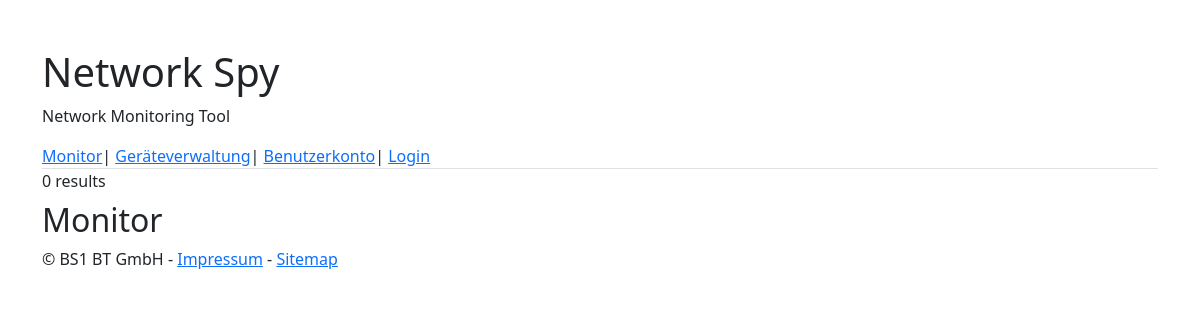
Before: / with the older database file.
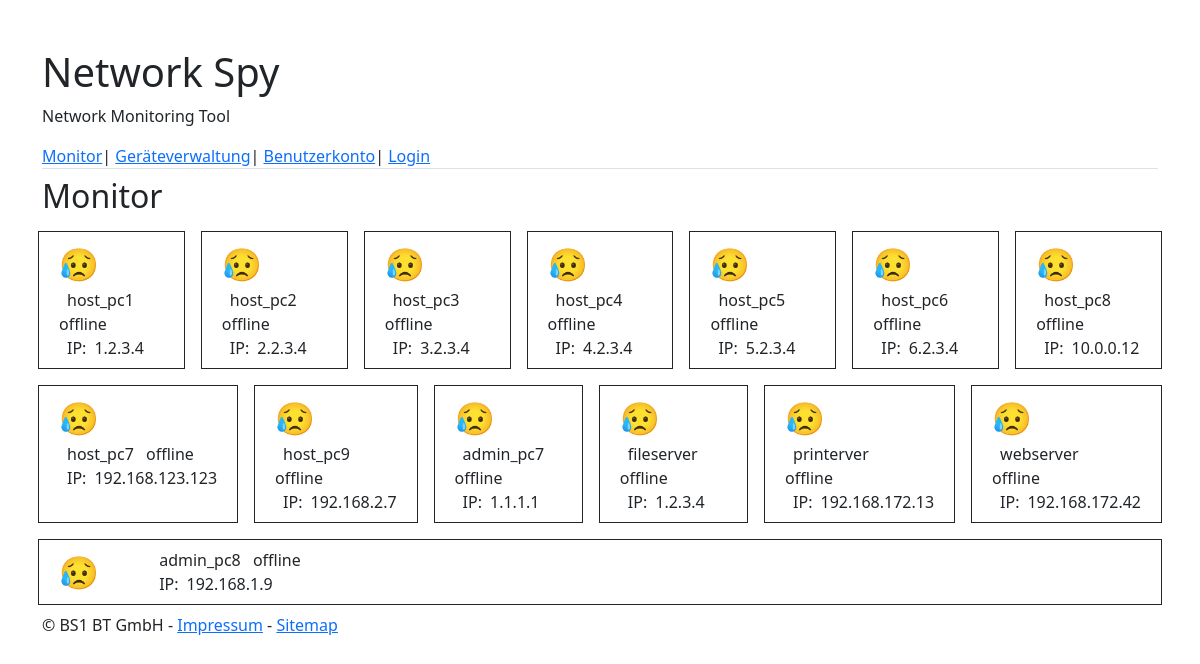
After: the same page with the newer database file.
### tables this page shows
CREATE TABLE `netzwerkgeraete` (
                                   `ng_id` int(11) NOT NULL,
                                   `inventarnummer` int(11) NOT NULL,
                                   `hostname` varchar(255) DEFAULT NULL,
                                   `ipv4adresse` varchar(255) DEFAULT NULL
);

### web/NetzwerkGeraet.php (called while the page is built, shortened)
<?php
class NetzwerkGeraet {
    private $hostname;
    private $ipv4_address;
    public function __construct(
            $ng_id,
            $inventarnummer,
            $hostname,
            $ipv4_address
        )
    {
        $this->hostname = $hostname;
        $this->ipv4_address = $ipv4_address;
    }
    public function getHostname() {
        return $this->hostname;
    }
    public function getIPv4Address() {
        return $this->ipv4_address;
    }
}

### web/monitor.php (the view)
<?php
    include_once("DBConnectionSingleton.php");
    $ngg = DBConnectionSingleton::readAll();
?>
<div class="tab-pane fade active show" id="monitorContent" role="tabpanel" aria-labelledby="monitor-tab">
    <div class="mt-2">
        <h2>Monitor</h2>
    </div>
    <div class="container p-0">
        <div class="row">
            <?php
                foreach($ngg as $ng)
                {
                    $status = NetzwerkMonitor::istErreichbar(!empty($ng->getIPv4Address()) ? $ng->getIPv4Address() : $ng->getHostname());
            ?>
            <div class="col border border-dark p-2 m-2">
                <div class="container">
                    <div class="row">
                        <div class="col-1 fs-2">
                            <div>
                                <?php echo $status ? "😁" : "😥"; ?>
                            </div>
                        </div>
                        <div class="col-11">
                            <div>
                                <span class="p-2"><?php echo $ng->getHostname(); ?></span>
                                <span>
                                    <?php echo $status ? "online" : "offline"; ?>
                                </span>
                            </div>
                            <div>
                                <span class="p-2">IP:</span><span><?php echo $ng->getIPv4Address(); ?></span>
                            </div>
                        </div>
                    </div>
                </div>
            </div>
            <?php
                }
            ?>
        </div>
    </div>
</div>

### web/index.php (shortened to what this page needs)
<!doctype html>
<html lang="de">
  <head>
    <link href="https://cdn.jsdelivr.net/npm/bootstrap@5.2.3/dist/css/bootstrap.min.css" rel="stylesheet">
  </head>
  <body>
    <div class="container mt-5">
        <div>
            <div>
                <h1>Network Spy</h1>
            </div>
            <div>
                <p>Network Monitoring Tool</p>
            </div>
        </div>
        <div id="navArea">
            <ul class="nav nav-tabs" id="tabList" role="tablist">
                <li class="nav-item" role="presentation">
                  <a href="<?php echo $_SERVER["PHP_SELF"]; ?>?page=monitor">Monitor</a>
                </li>
                <li class="nav-item" role="presentation">
                | <a href="<?php echo $_SERVER["PHP_SELF"]; ?>?page=verwaltung">Geräteverwaltung</a>
                </li>
                <li class="nav-item" role="presentation">
                | <a href="<?php echo $_SERVER["PHP_SELF"]; ?>?page=konto">Benutzerkonto</a>
                </li>
                <li class="nav-item" role="presentation">
                |  <a href="<?php echo $_SERVER["PHP_SELF"]; ?>?page=login">Login</a>
                  </li>
              </ul>
              <div class="tab-content" id="tabContent">
                <?php
                    if(array_key_exists("page", $_GET)) {
                        $page = $_GET["page"];
                    } else {
                        $page = "monitor";
                    }
                    switch($page)
                    {
                        case "monitor":
                        default:
                            include_once("monitor.php");
                            break;
                    }
                ?>
            </div>
        </div>
        <footer id="footer">
            <span>© BS1 BT GmbH - </span><span><a href="">Impressum</a></span><span> - </span><span><a href="">Sitemap</a></span>
        </div>
  </body>
</html>

### web/DBConnectionSingleton.php (shortened to what this page needs)
<?php
include_once("NetzwerkGeraet.php");
class DBConnectionSingleton {
    private static $servername = "ams_fx_test";
    private static $dbname = "nmt_vorlage_komplett";
    private static $connection = null;
    public static function getConnection() {
        if(self::$connection == null) {
            self::$connection = new mysqli(self::$servername, dbUser, dbPasswort, self::$dbname);
        }
        return self::$connection;
    }
    public static function readAll() {
        $ngg = array();
        $conn = self::getConnection();
        $sql = "SELECT * FROM netzwerkgeraete";
        $result = $conn->query($sql);
        if ($result->num_rows > 0) {
            while($row = $result->fetch_assoc()) {
                array_push($ngg, new NetzwerkGeraet($row["ng_id"], $row["inventarnummer"], $row["hostname"], $row["ipv4adresse"]));
            }
        } else {
            echo "0 results";
        }
        return $ngg;
    }
}

Changed rows visible on the page:
added netzwerkgeraete: hostname "host_pc1", ipv4adresse "1.2.3.4"
added netzwerkgeraete: hostname "host_pc2", ipv4adresse "2.2.3.4"
added netzwerkgeraete: hostname "host_pc3", ipv4adresse "3.2.3.4"
added netzwerkgeraete: hostname "host_pc4", ipv4adresse "4.2.3.4"
added netzwerkgeraete: hostname "host_pc5", ipv4adresse "5.2.3.4"
added netzwerkgeraete: hostname "host_pc6", ipv4adresse "6.2.3.4"
added netzwerkgeraete: hostname "host_pc8", ipv4adresse "10.0.0.12"
added netzwerkgeraete: hostname "host_pc7", ipv4adresse "192.168.123.123"
added netzwerkgeraete: hostname "host_pc9", ipv4adresse "192.168.2.7"
added netzwerkgeraete: hostname "admin_pc7", ipv4adresse "1.1.1.1"
added netzwerkgeraete: hostname "fileserver", ipv4adresse "1.2.3.4"
added netzwerkgeraete: hostname "printerver", ipv4adresse "192.168.172.13"
added netzwerkgeraete: hostname "webserver", ipv4adresse "192.168.172.42"
added netzwerkgeraete: hostname "admin_pc8", ipv4adresse "192.168.1.9"
Other visible differences:
text no longer shown: "0 results"
